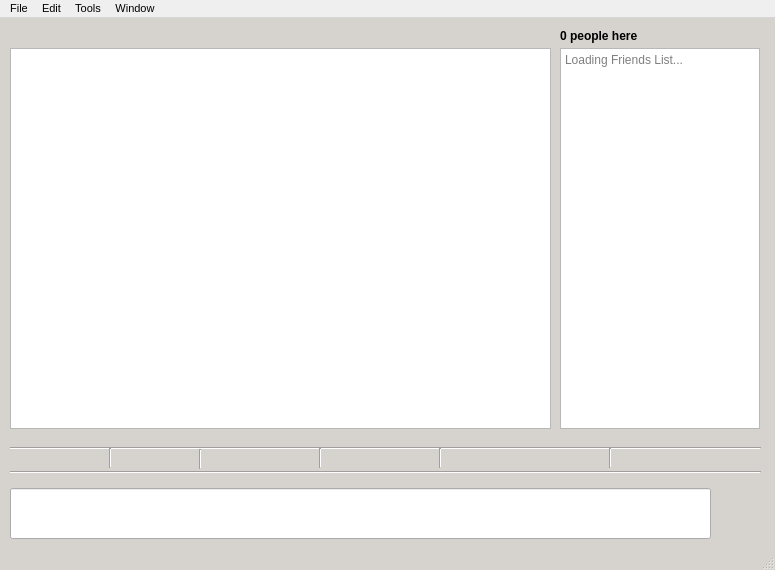
<?xml version="1.0" encoding="UTF-8"?>
<ui version="4.0">
 <class>ChatWindow</class>
 <widget class="QMainWindow" name="ChatWindow">
  <property name="geometry">
   <rect>
    <x>0</x>
    <y>0</y>
    <width>775</width>
    <height>570</height>
   </rect>
  </property>
  <property name="sizePolicy">
   <sizepolicy hsizetype="Fixed" vsizetype="Fixed">
    <horstretch>0</horstretch>
    <verstretch>0</verstretch>
   </sizepolicy>
  </property>
  <property name="maximumSize">
   <size>
    <width>775</width>
    <height>570</height>
   </size>
  </property>
  <property name="font">
   <font>
    <family>MS Shell Dlg 2</family>
    <pointsize>8</pointsize>
   </font>
  </property>
  <property name="windowTitle">
   <string>Elysium</string>
  </property>
  <property name="windowIcon">
   <iconset resource="resources.qrc">
    <normaloff>:/icons/resources/keyboard-key-e.png</normaloff>:/icons/resources/keyboard-key-e.png</iconset>
  </property>
  <property name="styleSheet">
   <string notr="true">QMainWindow#ChatWindow {
	background: #d6d3ce;
}</string>
  </property>
  <widget class="QWidget" name="centralwidget">
   <widget class="QLabel" name="typingIndicator">
    <property name="geometry">
     <rect>
      <x>10</x>
      <y>412</y>
      <width>541</width>
      <height>20</height>
     </rect>
    </property>
    <property name="sizePolicy">
     <sizepolicy hsizetype="Ignored" vsizetype="Preferred">
      <horstretch>0</horstretch>
      <verstretch>0</verstretch>
     </sizepolicy>
    </property>
    <property name="sizeIncrement">
     <size>
      <width>0</width>
      <height>0</height>
     </size>
    </property>
    <property name="mouseTracking">
     <bool>true</bool>
    </property>
    <property name="frameShape">
     <enum>QFrame::Panel</enum>
    </property>
    <property name="lineWidth">
     <number>0</number>
    </property>
    <property name="text">
     <string/>
    </property>
   </widget>
   <widget class="Line" name="line">
    <property name="geometry">
     <rect>
      <x>10</x>
      <y>439</y>
      <width>751</width>
      <height>31</height>
     </rect>
    </property>
    <property name="orientation">
     <enum>Qt::Horizontal</enum>
    </property>
   </widget>
   <widget class="Line" name="line2">
    <property name="geometry">
     <rect>
      <x>10</x>
      <y>420</y>
      <width>751</width>
      <height>20</height>
     </rect>
    </property>
    <property name="orientation">
     <enum>Qt::Horizontal</enum>
    </property>
   </widget>
   <widget class="QLabel" name="sendQLabel">
    <property name="geometry">
     <rect>
      <x>716</x>
      <y>465</y>
      <width>51</width>
      <height>61</height>
     </rect>
    </property>
    <property name="text">
     <string/>
    </property>
    <property name="pixmap">
     <pixmap resource="resources.qrc">:/resources/send_inactive.png</pixmap>
    </property>
   </widget>
   <widget class="QLabel" name="fontColorButton">
    <property name="geometry">
     <rect>
      <x>140</x>
      <y>433</y>
      <width>16</width>
      <height>16</height>
     </rect>
    </property>
    <property name="text">
     <string/>
    </property>
    <property name="pixmap">
     <pixmap resource="resources.qrc">:/chatbar/resources/fontcolor.png</pixmap>
    </property>
   </widget>
   <widget class="QLabel" name="fontBackgroundButton">
    <property name="geometry">
     <rect>
      <x>170</x>
      <y>433</y>
      <width>16</width>
      <height>16</height>
     </rect>
    </property>
    <property name="text">
     <string/>
    </property>
    <property name="pixmap">
     <pixmap resource="resources.qrc">:/chatbar/resources/fontbackgroundcolor.png</pixmap>
    </property>
   </widget>
   <widget class="Line" name="line_2">
    <property name="geometry">
     <rect>
      <x>190</x>
      <y>431</y>
      <width>20</width>
      <height>20</height>
     </rect>
    </property>
    <property name="orientation">
     <enum>Qt::Vertical</enum>
    </property>
   </widget>
   <widget class="QLabel" name="fontSmallerButton">
    <property name="geometry">
     <rect>
      <x>220</x>
      <y>433</y>
      <width>16</width>
      <height>16</height>
     </rect>
    </property>
    <property name="text">
     <string/>
    </property>
    <property name="pixmap">
     <pixmap resource="resources.qrc">:/chatbar/resources/fontlower.png</pixmap>
    </property>
   </widget>
   <widget class="QLabel" name="fontRegularButton">
    <property name="geometry">
     <rect>
      <x>250</x>
      <y>433</y>
      <width>16</width>
      <height>16</height>
     </rect>
    </property>
    <property name="text">
     <string/>
    </property>
    <property name="pixmap">
     <pixmap resource="resources.qrc">:/chatbar/resources/fontregular.png</pixmap>
    </property>
   </widget>
   <widget class="QLabel" name="fontLargerButton">
    <property name="geometry">
     <rect>
      <x>280</x>
      <y>433</y>
      <width>16</width>
      <height>16</height>
     </rect>
    </property>
    <property name="text">
     <string/>
    </property>
    <property name="pixmap">
     <pixmap resource="resources.qrc">:/chatbar/resources/fontlarger.png</pixmap>
    </property>
   </widget>
   <widget class="Line" name="line_3">
    <property name="geometry">
     <rect>
      <x>310</x>
      <y>430</y>
      <width>20</width>
      <height>20</height>
     </rect>
    </property>
    <property name="orientation">
     <enum>Qt::Vertical</enum>
    </property>
   </widget>
   <widget class="QLabel" name="fontBoldButton">
    <property name="geometry">
     <rect>
      <x>340</x>
      <y>433</y>
      <width>16</width>
      <height>16</height>
     </rect>
    </property>
    <property name="text">
     <string/>
    </property>
    <property name="pixmap">
     <pixmap resource="resources.qrc">:/chatbar/resources/bold.png</pixmap>
    </property>
   </widget>
   <widget class="Line" name="line_4">
    <property name="geometry">
     <rect>
      <x>430</x>
      <y>430</y>
      <width>20</width>
      <height>20</height>
     </rect>
    </property>
    <property name="orientation">
     <enum>Qt::Vertical</enum>
    </property>
   </widget>
   <widget class="QLabel" name="fontUnderlineButton">
    <property name="geometry">
     <rect>
      <x>400</x>
      <y>433</y>
      <width>16</width>
      <height>16</height>
     </rect>
    </property>
    <property name="text">
     <string/>
    </property>
    <property name="pixmap">
     <pixmap resource="resources.qrc">:/chatbar/resources/underline.png</pixmap>
    </property>
   </widget>
   <widget class="QLabel" name="fontItalicsButton">
    <property name="geometry">
     <rect>
      <x>370</x>
      <y>433</y>
      <width>16</width>
      <height>16</height>
     </rect>
    </property>
    <property name="text">
     <string/>
    </property>
    <property name="pixmap">
     <pixmap resource="resources.qrc">:/chatbar/resources/italics.png</pixmap>
    </property>
   </widget>
   <widget class="QLabel" name="emailButton">
    <property name="geometry">
     <rect>
      <x>540</x>
      <y>433</y>
      <width>21</width>
      <height>16</height>
     </rect>
    </property>
    <property name="text">
     <string/>
    </property>
    <property name="pixmap">
     <pixmap resource="resources.qrc">:/chatbar/resources/email.png</pixmap>
    </property>
   </widget>
   <widget class="LinkAction" name="hyperLinkButton">
    <property name="geometry">
     <rect>
      <x>470</x>
      <y>433</y>
      <width>31</width>
      <height>16</height>
     </rect>
    </property>
    <property name="mouseTracking">
     <bool>true</bool>
    </property>
    <property name="text">
     <string/>
    </property>
    <property name="pixmap">
     <pixmap resource="resources.qrc">:/chatbar/resources/hyperlink.png</pixmap>
    </property>
   </widget>
   <widget class="QLabel" name="pictureButton">
    <property name="geometry">
     <rect>
      <x>510</x>
      <y>433</y>
      <width>21</width>
      <height>16</height>
     </rect>
    </property>
    <property name="text">
     <string/>
    </property>
    <property name="pixmap">
     <pixmap resource="resources.qrc">:/chatbar/resources/picture.png</pixmap>
    </property>
   </widget>
   <widget class="QLabel" name="emojiButton">
    <property name="geometry">
     <rect>
      <x>570</x>
      <y>433</y>
      <width>21</width>
      <height>16</height>
     </rect>
    </property>
    <property name="text">
     <string/>
    </property>
    <property name="pixmap">
     <pixmap resource="resources.qrc">:/chatbar/resources/emoji.png</pixmap>
    </property>
   </widget>
   <widget class="Line" name="line_5">
    <property name="geometry">
     <rect>
      <x>600</x>
      <y>430</y>
      <width>20</width>
      <height>20</height>
     </rect>
    </property>
    <property name="orientation">
     <enum>Qt::Vertical</enum>
    </property>
   </widget>
   <widget class="Line" name="line_6">
    <property name="geometry">
     <rect>
      <x>100</x>
      <y>430</y>
      <width>20</width>
      <height>20</height>
     </rect>
    </property>
    <property name="orientation">
     <enum>Qt::Vertical</enum>
    </property>
   </widget>
   <widget class="QLabel" name="peopleHereLabel">
    <property name="geometry">
     <rect>
      <x>560</x>
      <y>10</y>
      <width>191</width>
      <height>16</height>
     </rect>
    </property>
    <property name="text">
     <string>&lt;b&gt;0 people here&lt;/b&gt;</string>
    </property>
   </widget>
   <widget class="QTextEdit" name="outputDisplay">
    <property name="geometry">
     <rect>
      <x>10</x>
      <y>30</y>
      <width>541</width>
      <height>381</height>
     </rect>
    </property>
    <property name="maximumSize">
     <size>
      <width>16777215</width>
      <height>400</height>
     </size>
    </property>
    <property name="styleSheet">
     <string notr="true"/>
    </property>
    <property name="readOnly">
     <bool>true</bool>
    </property>
   </widget>
   <widget class="QTextEdit" name="friendsDisplay">
    <property name="geometry">
     <rect>
      <x>560</x>
      <y>30</y>
      <width>200</width>
      <height>381</height>
     </rect>
    </property>
    <property name="maximumSize">
     <size>
      <width>200</width>
      <height>400</height>
     </size>
    </property>
    <property name="readOnly">
     <bool>true</bool>
    </property>
    <property name="placeholderText">
     <string>Loading Friends List...</string>
    </property>
   </widget>
   <widget class="QLineEdit" name="inputDisplay">
    <property name="geometry">
     <rect>
      <x>10</x>
      <y>470</y>
      <width>701</width>
      <height>51</height>
     </rect>
    </property>
    <property name="maximumSize">
     <size>
      <width>16777215</width>
      <height>300</height>
     </size>
    </property>
    <property name="styleSheet">
     <string notr="true"/>
    </property>
    <property name="frame">
     <bool>true</bool>
    </property>
    <property name="alignment">
     <set>Qt::AlignLeading|Qt::AlignLeft|Qt::AlignTop</set>
    </property>
    <property name="placeholderText">
     <string/>
    </property>
   </widget>
  </widget>
  <widget class="QMenuBar" name="menubar">
   <property name="geometry">
    <rect>
     <x>0</x>
     <y>0</y>
     <width>775</width>
     <height>19</height>
    </rect>
   </property>
   <property name="font">
    <font>
     <family>MS Shell Dlg 2</family>
     <pointsize>8</pointsize>
    </font>
   </property>
   <property name="styleSheet">
    <string notr="true"/>
   </property>
   <property name="defaultUp">
    <bool>true</bool>
   </property>
   <property name="nativeMenuBar">
    <bool>false</bool>
   </property>
   <widget class="QMenu" name="menuFile">
    <property name="title">
     <string>File</string>
    </property>
    <addaction name="actionNew"/>
   </widget>
   <widget class="QMenu" name="menuEdit">
    <property name="title">
     <string>Edit</string>
    </property>
   </widget>
   <widget class="QMenu" name="menuTools">
    <property name="title">
     <string>Tools</string>
    </property>
    <widget class="QMenu" name="menuSound">
     <property name="title">
      <string>Sound</string>
     </property>
     <addaction name="actionSound_on"/>
     <addaction name="actionSound_off"/>
    </widget>
    <addaction name="menuSound"/>
   </widget>
   <widget class="QMenu" name="menuWindow">
    <property name="title">
     <string>Window</string>
    </property>
    <addaction name="actionDark_mode"/>
    <addaction name="actionLight_mode"/>
   </widget>
   <addaction name="menuFile"/>
   <addaction name="menuEdit"/>
   <addaction name="menuTools"/>
   <addaction name="menuWindow"/>
  </widget>
  <widget class="QStatusBar" name="statusbar"/>
  <action name="actionTools">
   <property name="text">
    <string>Tools</string>
   </property>
  </action>
  <action name="actionNew">
   <property name="text">
    <string>New</string>
   </property>
  </action>
  <action name="actionDark_mode">
   <property name="text">
    <string>Dark mode</string>
   </property>
  </action>
  <action name="actionLight_mode">
   <property name="text">
    <string>Light mode</string>
   </property>
  </action>
  <action name="actionSound_on">
   <property name="checkable">
    <bool>true</bool>
   </property>
   <property name="text">
    <string>On</string>
   </property>
  </action>
  <action name="actionSound_off">
   <property name="checkable">
    <bool>true</bool>
   </property>
   <property name="checked">
    <bool>true</bool>
   </property>
   <property name="text">
    <string>Off</string>
   </property>
  </action>
 </widget>
 <customwidgets>
  <customwidget>
   <class>LinkAction</class>
   <extends>QLabel</extends>
   <header>linkaction.h</header>
  </customwidget>
 </customwidgets>
 <tabstops>
  <tabstop>inputDisplay</tabstop>
  <tabstop>friendsDisplay</tabstop>
  <tabstop>outputDisplay</tabstop>
 </tabstops>
 <resources>
  <include location="resources.qrc"/>
 </resources>
 <connections/>
</ui>
